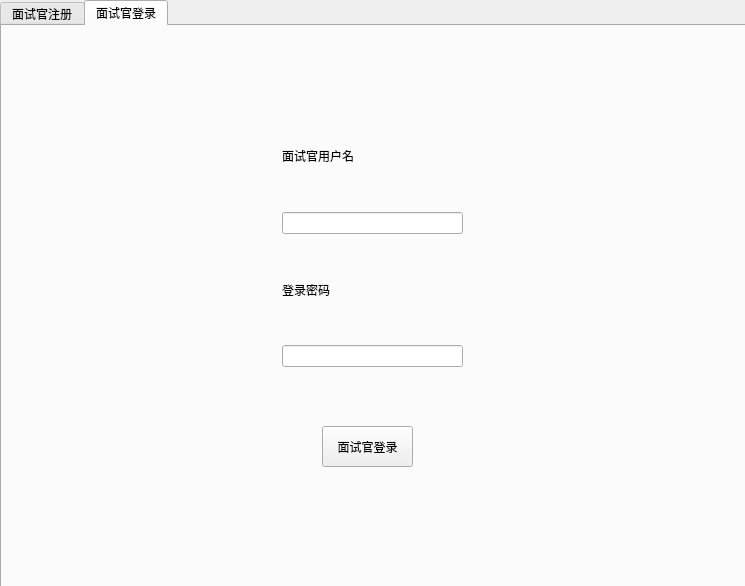
<?xml version="1.0" encoding="UTF-8"?>
<ui version="4.0">
 <class>dialog_interviewer</class>
 <widget class="QDialog" name="dialog_interviewer">
  <property name="geometry">
   <rect>
    <x>0</x>
    <y>0</y>
    <width>745</width>
    <height>586</height>
   </rect>
  </property>
  <property name="windowTitle">
   <string>Dialog</string>
  </property>
  <widget class="QTabWidget" name="tabWidget">
   <property name="geometry">
    <rect>
     <x>0</x>
     <y>0</y>
     <width>781</width>
     <height>591</height>
    </rect>
   </property>
   <property name="currentIndex">
    <number>1</number>
   </property>
   <widget class="QWidget" name="tab">
    <attribute name="title">
     <string>面试官注册</string>
    </attribute>
    <widget class="QWidget" name="verticalLayoutWidget">
     <property name="geometry">
      <rect>
       <x>290</x>
       <y>50</y>
       <width>231</width>
       <height>391</height>
      </rect>
     </property>
     <layout class="QVBoxLayout" name="verticalLayout">
      <item>
       <widget class="QLabel" name="label">
        <property name="text">
         <string>姓名</string>
        </property>
       </widget>
      </item>
      <item>
       <widget class="QLineEdit" name="name_line"/>
      </item>
      <item>
       <widget class="QLabel" name="label_2">
        <property name="text">
         <string>注册密码</string>
        </property>
       </widget>
      </item>
      <item>
       <widget class="QLineEdit" name="password_line"/>
      </item>
      <item>
       <widget class="QLabel" name="label_3">
        <property name="text">
         <string>再次确认密码</string>
        </property>
       </widget>
      </item>
      <item>
       <widget class="QLineEdit" name="password_again"/>
      </item>
      <item>
       <widget class="QLabel" name="label_4">
        <property name="text">
         <string>校验码</string>
        </property>
       </widget>
      </item>
      <item>
       <widget class="QLineEdit" name="key"/>
      </item>
     </layout>
    </widget>
    <widget class="QPushButton" name="register_button">
     <property name="geometry">
      <rect>
       <x>360</x>
       <y>490</y>
       <width>81</width>
       <height>31</height>
      </rect>
     </property>
     <property name="text">
      <string>注册面试官</string>
     </property>
    </widget>
   </widget>
   <widget class="QWidget" name="tab_2">
    <attribute name="title">
     <string>面试官登录</string>
    </attribute>
    <widget class="QWidget" name="verticalLayoutWidget_2">
     <property name="geometry">
      <rect>
       <x>280</x>
       <y>80</y>
       <width>181</width>
       <height>261</height>
      </rect>
     </property>
     <layout class="QVBoxLayout" name="verticalLayout_2">
      <item>
       <widget class="QLabel" name="label_5">
        <property name="text">
         <string>面试官用户名</string>
        </property>
       </widget>
      </item>
      <item>
       <widget class="QLineEdit" name="name_login"/>
      </item>
      <item>
       <widget class="QLabel" name="label_6">
        <property name="text">
         <string>登录密码</string>
        </property>
       </widget>
      </item>
      <item>
       <widget class="QLineEdit" name="password_login"/>
      </item>
     </layout>
    </widget>
    <widget class="QPushButton" name="interviewer_login">
     <property name="geometry">
      <rect>
       <x>320</x>
       <y>400</y>
       <width>91</width>
       <height>41</height>
      </rect>
     </property>
     <property name="text">
      <string>面试官登录</string>
     </property>
    </widget>
   </widget>
  </widget>
 </widget>
 <resources/>
 <connections/>
</ui>
